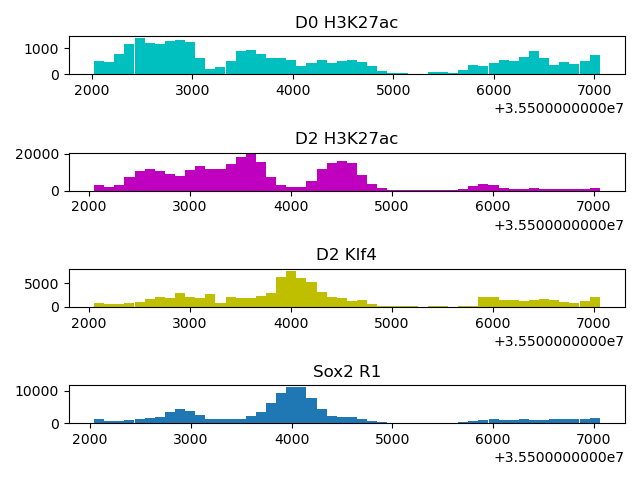

This figure's Python source:
#!/usr/bin/env python

import sys
import matplotlib.pyplot as plt
import numpy as np
import bdg_loader

d0 = bdg_loader.load_data("D0crop.bdg")
d2 = bdg_loader.load_data("D2crop.bdg")
klf4 = bdg_loader.load_data("Klf4crop.bdg")
r1 = bdg_loader.load_data("R1crop.bdg")

fig, axs = plt.subplots(4)

axs[0].bar(d0["X"], d0["Y"], width = 100, color = "c")
axs[0].set_title("D0 H3K27ac")
axs[1].bar(d2["X"], d2["Y"], width = 100, color = "m")
axs[1].set_title("D2 H3K27ac")
axs[2].bar(klf4["X"], klf4["Y"], width = 100, color = "y")
axs[2].set_title("D2 Klf4")
axs[3].bar(r1["X"], r1["Y"], width = 100)
axs[3].set_title("Sox2 R1")
plt.tight_layout()
plt.savefig("step5.png")
plt.close(fig)


